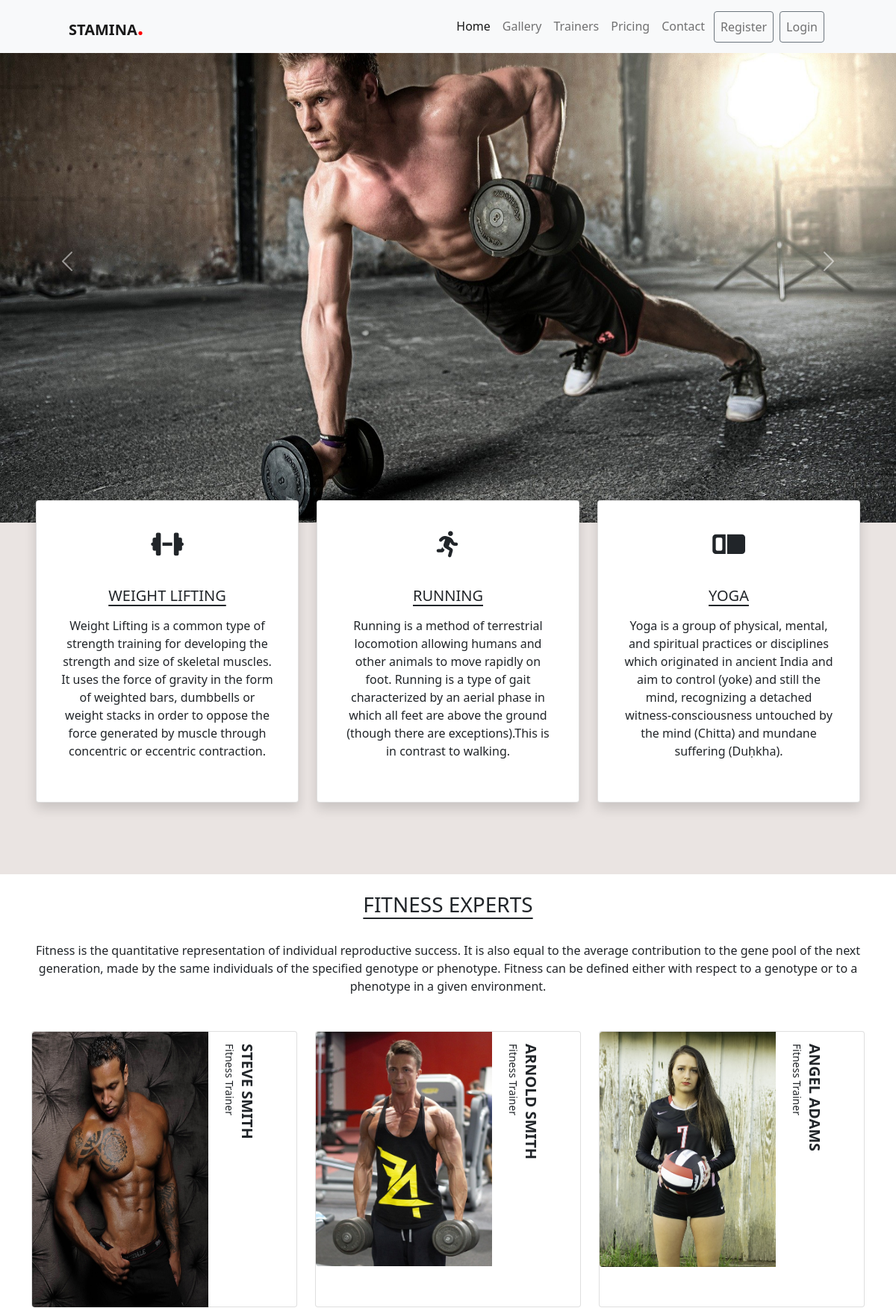
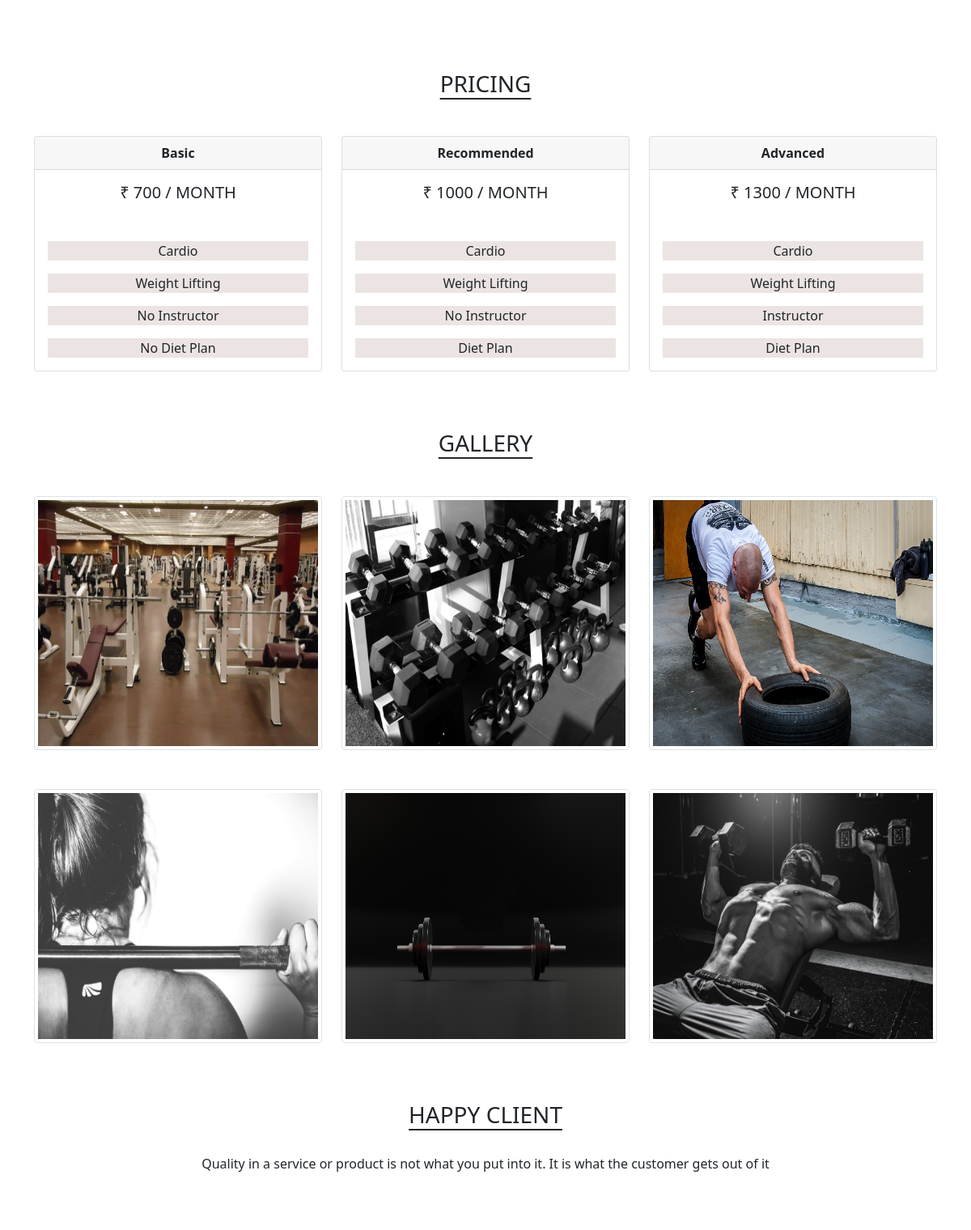
The page / (upper part) on the database its author committed (2 pictures, top to bottom).
### tables this page shows
CREATE TABLE IF NOT EXISTS `gym_plan` (
  `id` int(11) NOT NULL AUTO_INCREMENT,
  `plan_name` varchar(200) NOT NULL,
  `price` int(100) NOT NULL,
  `feature_1` varchar(200) NOT NULL,
  `feature_2` varchar(200) NOT NULL,
  `feature_3` varchar(200) NOT NULL,
  `feature_4` varchar(200) NOT NULL,
  `plan_detail` varchar(100) NOT NULL,
  `created_at` datetime NOT NULL DEFAULT CURRENT_TIMESTAMP,
  PRIMARY KEY (`id`)
);

### index.php (the view, shortened to what this page needs)
<?php
include('database/db_connect.php');
?>
<!DOCTYPE html>
<html lang="en">
<head>
    <link href="https://cdn.jsdelivr.net/npm/bootstrap@5.1.3/dist/css/bootstrap.min.css" rel="stylesheet"
>
    <link rel="stylesheet" href="css/style.css">
    <link rel="stylesheet" href="https://cdnjs.cloudflare.com/ajax/libs/font-awesome/6.1.1/css/all.min.css"
 />
</head>
<body>
    <?php include('header.php'); ?>
    <div id="carouselExampleControls" class="carousel slide" data-bs-ride="carousel">
        <div class="carousel-inner">
            <div class="carousel-item active">
                <img src="images/bg-4.jpg" class="d-block w-100" alt="...">
            </div>
        </div>
        <button class="carousel-control-prev" type="button" data-bs-target="#carouselExampleControls"
            data-bs-slide="prev">
            <span class="carousel-control-prev-icon" aria-hidden="true"></span>
        </button>
        <button class="carousel-control-next" type="button" data-bs-target="#carouselExampleControls"
            data-bs-slide="next">
            <span class="carousel-control-next-icon" aria-hidden="true"></span>
        </button>
    </div>
    <div class="container mb-5" id="card">
        <div class="row">
            <div class="col">
                <div class="card shadow p-3 mb-5 bg-body rounded rw">
                    <i class="fa-solid fa-dumbbell mt-4 fa-icon"></i>
                    <div class="card-body my-4">
                        <h5 class="card-title text-center mb-3 text-decoration-underline">Weight Lifting</h5>
                        <p class="card-text text-center">Weight Lifting is a common type of strength training for
                            developing the strength and size of skeletal muscles. It uses the force of gravity in the
                            form of weighted bars, dumbbells or weight stacks in order to oppose the force generated by
                            muscle through concentric or eccentric contraction.</p>
                    </div>
                </div>
            </div>
            <div class="col">
                <div class="card shadow p-3 mb-5 bg-body rounded rw">
                    <i class="fa-solid fa-person-running mt-4 fa-icon"></i>
                    <div class="card-body my-4">
                        <h5 class="card-title text-center mb-3 text-decoration-underline">Running</h5>
                        <p class="card-text text-center">Running is a method of terrestrial locomotion allowing humans
                            and other animals to move rapidly on foot. Running is a type of gait characterized by an
                            aerial phase in which all feet are above the ground (though there are exceptions).This is in
                            contrast to walking.</p>
                    </div>
                </div>
            </div>
            <div class="col">
                <div class="card shadow p-3 mb-5 bg-body rounded rw">
                    <i class="fa-solid fa-mattress-pillow mt-4 fa-icon"></i>
                    <div class="card-body my-4">
                        <h5 class="card-title text-center mb-3 text-decoration-underline">Yoga</h5>
                        <p class="card-text text-center">Yoga is a group of physical, mental, and spiritual practices or
                            disciplines which originated in ancient India and aim to control (yoke) and still the mind,
                            recognizing a detached witness-consciousness untouched by the mind (Chitta) and mundane
                            suffering (Duḥkha).</p>
                    </div>
                </div>
            </div>
        </div>
    </div>
    <div class="container-fluid" id="trainers">
        <div class="container">
            <h3 class="text-center upper text-decoration-underline py-4 rh">Fitness Experts</h3>
            <div class="text-center mb-5 rt">Fitness is the quantitative representation of individual reproductive success.
                It is also equal to the average contribution to the gene pool of the next generation, made by the same
                individuals of the specified genotype or phenotype. Fitness can be defined either with respect to a
                genotype or to a phenotype in a given environment.</div>
            <div class="row mt-4 pb-5">
                <div class="col-md-4">
                    <div class="card mb-3 rcs">
                        <div class="row g-0">
                            <div class="col-md-8">
                                <img src="images/trainer-1.jpg" class="img-fluid rounded-start" alt="..."
                                    style="height: 369px;">
                            </div>
                            <div class="col-md-4">
                                <div class="card-body vertical-up">
                                    <h5 class="card-title fw-bold tname">Steve Smith</h5>
                                    <small class="card-text">Fitness Trainer</small>
                                </div>
                            </div>
                        </div>
                    </div>
                </div>
                <div class="col-md-4">
                    <div class="card mb-3 rcs">
                        <div class="row g-0">
                            <div class="col-md-8">
                                <img src="images/trainer-2.jpg" class="img-fluid rounded-start" alt="..."
                                    style="height: 100%;">
                            </div>
                            <div class="col-md-4">
                                <div class="card-body vertical-up">
                                    <h5 class="card-title fw-bold tname">Arnold Smith</h5>
                                    <small class="card-text">Fitness Trainer</small>
                                </div>
                            </div>
                        </div>
                    </div>
                </div>
                <div class="col-md-4">
                    <div class="card mb-3 rcs">
                        <div class="row g-0">
                            <div class="col-md-8">
                                <img src="images/trainer-3.jpg" class="img-fluid rounded-start" alt="..."
                                    style="height: 100%;">
                            </div>
                            <div class="col-md-4">
                                <div class="card-body vertical-up">
                                    <h5 class="card-title fw-bold tname">Angel Adams</h5>
                                    <small class="card-text">Fitness Trainer</small>
                                </div>
                            </div>
                        </div>
                    </div>
                </div>
            </div>
        </div>
    </div>
    <div class="container-fluid" id="price">
        <div class="container">
            <h3 class="text-center upper text-decoration-underline py-4 rh">Pricing</h3>
            <div class="row mt-4 pb-5">
                <?php
                        $sql = "SELECT * FROM gym_plan";
                        $result = mysqli_query($conn, $sql);
                        if($result)
                        {
                            while($row = $result->fetch_assoc())
                            {
                                $plan_name = $row['plan_name'];
                                $price = $row['price'];
                                $feature_1 = $row['feature_1'];
                                $feature_2 = $row['feature_2'];
                                $feature_3 = $row['feature_3'];
                                $feature_4 = $row['feature_4'];
                                ?>
                <div class="col-md-4">
                    <div class="card">
                        <?php
                        echo '<div class="card-header text-center fw-bold">
                             '.$plan_name.'</div>';
                              echo '<div class="card-body text-center">
                                <h5 class="card-title mb-5">₹ '.$price.' / Month</h5>
                                <p class="card-text card-bg">'.$feature_1.'</p>
                                <p class="card-text card-bg">'.$feature_2.'</p>
                                <p class="card-text card-bg">'.$feature_3.'</p>
                                <p class="card-text card-bg">'.$feature_4.'</p>
                            </div>';
                            ?>
                        </div>
                    </div>
                    <?php  }
                        }
                    ?>
                        </div>
                    </div>
                </div>
                <div class="container-fluid" id="gallery">
                    <div class="container">
                        <h3 class="text-center upper text-decoration-underline py-4 rh">Gallery</h3>
                        <div class="row mt-4 pb-5">
                            <div class="col-md-4">
                                <img src="images/gall-1.jpg" class="img-thumbnail" alt="..." style="height: 314px;">
                            </div>
                            <div class="col-md-4">
                                <img src="images/gall-2.jpg" class="img-thumbnail" alt="..." style="height: 314px;">
                            </div>
                            <div class="col-md-4">
                                <img src="images/gall-3.jpg" class="img-thumbnail" alt="..." style="height: 314px;">
                            </div>
                        </div>
                    </div>
                    <div class="container pb-5">
                        <div class="row">
                            <div class="col-md-4">
                                <img src="images/bg-1.jpg" class="img-thumbnail" alt="..." style="height: 314px;">
                            </div>
                            <div class="col-md-4">
                                <img src="images/gall-5.jpg" class="img-thumbnail" alt="..." style="height: 314px;">
                            </div>
                            <div class="col-md-4">
                                <img src="images/bg-2.jpg" class="img-thumbnail" alt="..." style="height: 314px;">
                            </div>
                        </div>
                    </div>
                </div>
                <div class="container-fluid" id="testimonial">
                    <div class="container">
                        <h3 class="text-center upper text-decoration-underline py-4 rh">Happy Client</h3>
                        <div class="text-center mb-5 rt">Quality in a service or product is not what you put into it. It is
                            what
                            the customer gets out of it</div>
                        <div class="container" id="customer">
                        </div>
                    </div>
                </div>
</body>
</html>

### header.php (shortened to what this page needs)
<nav class="navbar navbar-expand-lg navbar-light fixed-top bg-light">
        <div class="container-fluid cmy">
            <a class="navbar-brand fw-bolder" href="/gymproject">STAMINA<span class="color">.</span></a>
            <div class="collapse navbar-collapse" id="navbarSupportedContent">
                <ul class="navbar-nav me-auto mb-2 mb-lg-0">
                    <li class="nav-item">
                        <a class="nav-link rca active" aria-current="page" href="/gymproject">Home</a>
                    </li>
                    <li class="nav-item">
                        <a class="nav-link rca" href="gallery.php">Gallery</a>
                    </li>
                    <li class="nav-item">
                        <a class="nav-link rca" href="trainer.php">Trainers</a>
                    </li>
                    <li class="nav-item">
                        <a class="nav-link rca" href="pricing.php">Pricing</a>
                    </li>
                    <li class="nav-item">
                        <a class="nav-link rca" href="contact.php">Contact</a>
                    </li>
                    <?php
                    if(!isset($_SESSION["loggedin"]) || $_SESSION["loggedin"]!=true)
                    {
                        echo '<li class="nav-item">
                        <a class="nav-link btn btn-outline-secondary mx-1 cmt" href="register.php">Register</a>
                    </li>
                    <li class="nav-item">
                        <a class="nav-link btn btn-outline-secondary mx-1 cmt" href="login.php">Login</a>
                    </li>';
                    }
                    ?>
                </ul>
            </div>
        </div>
    </nav>

### css/style.css (style rules this page uses)
:root { --bg-color: #dbd0cc90; --color: red; --bg-white-color: #ffffff; }
body { background-color: var(--bg-color); scroll-behavior: smooth; }
.card-bg { background-color: var(--bg-color); }
.upper { text-transform: uppercase; }
.vertical-up { writing-mode: vertical-rl !important; }
.navbar-expand-lg .navbar-nav { width: 100%; justify-content: right !important; }
.cmy { margin: 0 80px; }
.color { color: var(--color); font-size: 30px; }
.carousel-item img { height: 700px !important; }
#card { margin-top: -30px; display: flex; justify-content: space-around; align-items: center; }
.fa-icon { display: flex !important; justify-content: center !important; align-items: center !important; font-size: 35px; }
.text-decoration-underline { text-underline-position: under; }
.card-title { text-transform: uppercase; }
#trainers, #contact { background-color: var(--bg-white-color); }
#price { background-color: var(--bg-white-color); }
#price-card, #customer { display: flex; justify-content: space-around; align-items: center; }
#gallery { background-color: var(--bg-white-color); }
#testimonial, #banner { background-color: var(--bg-white-color); }
.tname { margin: 0; cursor: pointer; transition: 0.2s all ease-in-out; }
.img-thumbnail { transition: 0.2s all ease-in-out; }
.rw { width: 22rem; }
.rcs { max-width: 540px; height: 370px; }

### rows shown on the page
gym_plan: plan_name "Basic", price "700", feature_1 "Cardio", feature_2 "Weight Lifting", feature_3 "No Instructor", feature_4 "No Diet Plan"
gym_plan: plan_name "Recommended", price "1000", feature_1 "Cardio", feature_2 "Weight Lifting", feature_3 "No Instructor", feature_4 "Diet Plan"
gym_plan: plan_name "Advanced", price "1300", feature_1 "Cardio", feature_2 "Weight Lifting", feature_3 "Instructor", feature_4 "Diet Plan"
